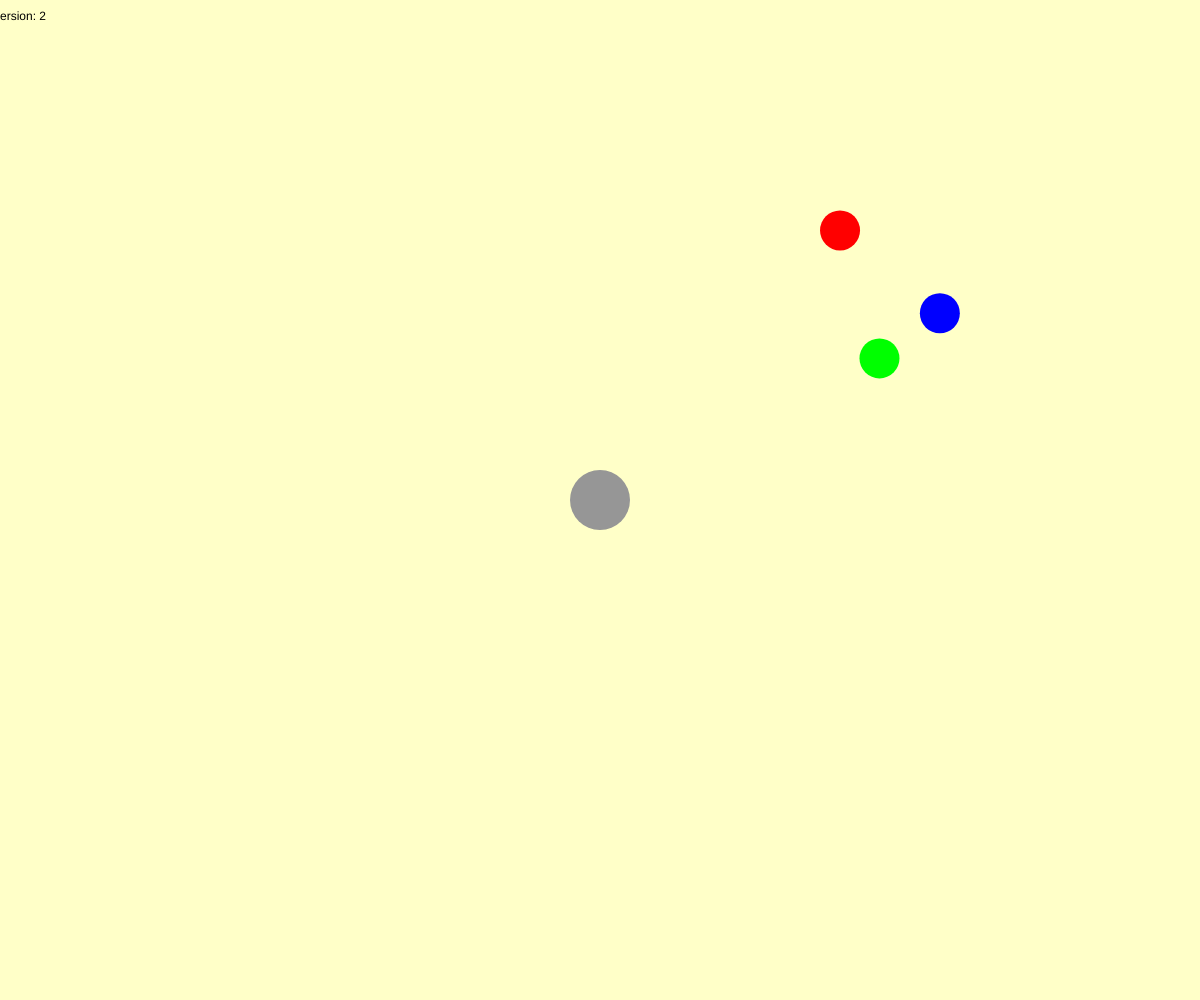
Frame 1 (no input)
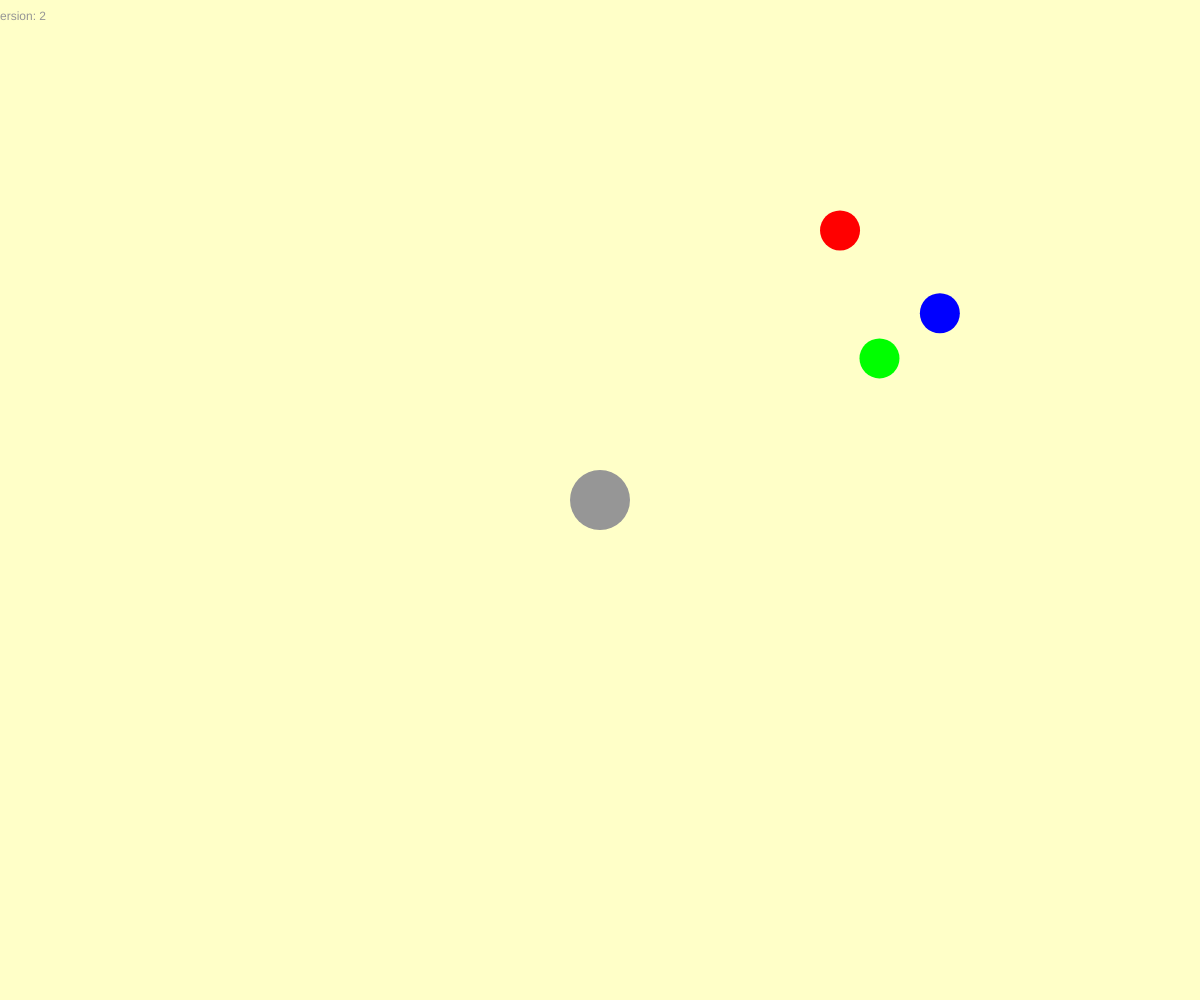
Frame 60 (no input)
Frame 120 (the mouse pressed at the canvas centre since frame 60): identical to frame 60, image omitted

The p5.js sketch that drew these frames (run headless with seeded random() and noise() and a simulated clock; from frame 60 on, the mouse is pressed at the canvas centre):

// p5.js sketch
// ── sketch.js
var ballRadius = 30;
var ballSize;

// Ball Position
var x = 0;
var y = 0;

// Ball Velocity
var vx = 0;
var vy = 0;

// Ball Acceleration
var ax = 0;
var ay = 0;

var vMultiplier = 0.01; // deplacement
var bMultiplier = 0.6; // rebond

var deviceRotationX, deviceRotationY;
var backgroundColor;

var obstacle_1x, obstacle_1y, obstacle_2x, obstacle_2y, obstacle_3x, obstacle_3y;
var obstacle_1Color, obstacle_2Color, obstacle_3Color;
var obstacleSize;

function setup() {
  createCanvas(windowWidth, windowHeight);
  x = windowWidth / 2;
  y = windowHeight / 2;

  ballSize = 2 * ballRadius;

  backgroundColor = color(255, 255, 200);
  rectMode(CENTER);
  textAlign(CENTER);

  obstacleSize = 40;

  obstacle_1x = random(obstacleSize, windowWidth - obstacleSize);
  obstacle_1y = random(obstacleSize, windowHeight - obstacleSize);
  obstacle_1Color = color(255, 0, 0);

  obstacle_2x = random(obstacleSize, windowWidth - obstacleSize);
  obstacle_2y = random(obstacleSize, windowHeight - obstacleSize);
  obstacle_2Color = color(0, 255, 0);

  obstacle_3x = random(obstacleSize, windowWidth - obstacleSize);
  obstacle_3y = random(obstacleSize, windowHeight - obstacleSize);
  obstacle_3Color = color(0, 0, 255);
}

function draw() {
  background(backgroundColor);

  setRotations();
  drawInfos();
  drawObstacles();
  ballMove();
  drawBall();
}

function drawInfos() {
  var mySize = 12
  textSize(mySize);
  text("version: 2", 20, 20)
}


function setRotations() {
  deviceRotationX = floor(rotationX);
  deviceRotationY = floor(rotationY);
}

function ballMove() {
  ax = deviceRotationY * vMultiplier;
  ay = deviceRotationX * vMultiplier;

  vx += ax;
  vy += ay;

  // Bounce when touch the edge of the canvas
  if (x <= ballRadius) {
    x = ballRadius;
    vx = -vx * bMultiplier;
  }
  if (y <= ballRadius) {
    y = ballRadius;
    vy = -vy * bMultiplier;
  }
  if (x >= width - ballRadius) {
    x = width - ballRadius;
    vx = -vx * bMultiplier;
  }
  if (y >= height - ballRadius) {
    y = height - ballRadius;
    vy = -vy * bMultiplier;
  }

  y = y + vy;
  x = x + vx;


}

function drawBall() {
  noStroke();
  fill(150);
  ellipse(x, y, ballSize, ballSize);
}

function drawObstacles() {
  noStroke();
  fill(obstacle_1Color);
  ellipse(obstacle_1x, obstacle_1y, obstacleSize, obstacleSize);

  fill(obstacle_2Color);
  ellipse(obstacle_2x, obstacle_2y, obstacleSize, obstacleSize);

  fill(obstacle_3Color);
  ellipse(obstacle_3x, obstacle_3y, obstacleSize, obstacleSize);
}

function deviceShaken() {
  //backgroundColor = color(random(150, 250));
}
